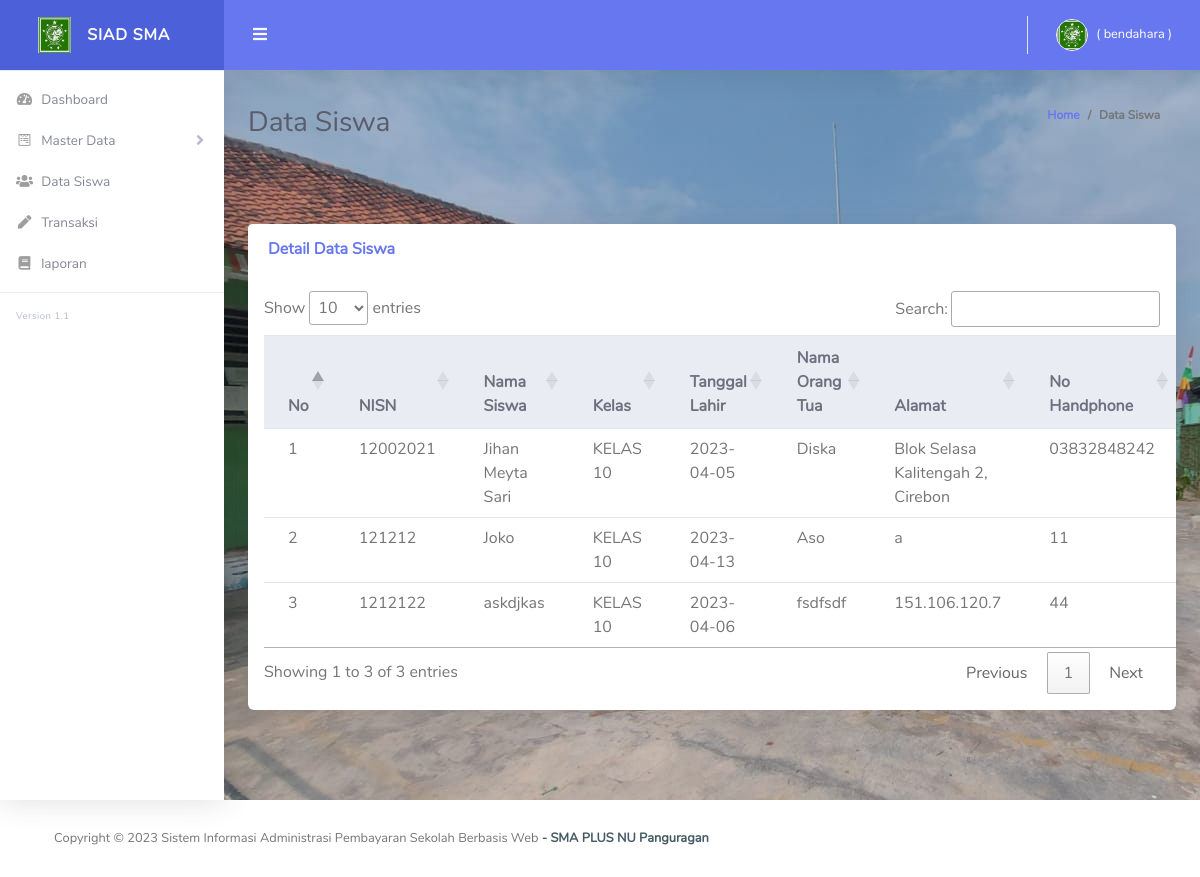
/index.php/siswa, run on the app's committed database.
### tables this page shows
CREATE TABLE `tb_siswa`  (
  `id` int(11) NOT NULL AUTO_INCREMENT,
  `nisn` varchar(100) NOT NULL,
  `password` varchar(100) NOT NULL,
  `nama` varchar(225) NOT NULL,
  `nama_kelas` varchar(100) NOT NULL,
  `tanggal_lahir` date NULL DEFAULT NULL,
  `nama_orangtua` varchar(100) NOT NULL,
  `alamat` varchar(100) NOT NULL,
  `no_hp` varchar(100) NOT NULL,
  `tahun_ajaran` varchar(100) NOT NULL,
  `status` varchar(100) NOT NULL,
  PRIMARY KEY (`id`) USING BTREE,
  UNIQUE INDEX `nisn`(`nisn`) USING BTREE
);

### application/controllers/Siswa.php (called while the page is built, shortened)
<?php
class Siswa extends CI_Controller {
    public function __construct()
    {
        $this->load->model('Siswa_model');
        $this->load->model('Kelas_model');
        $this->load->model('Periode_model');
        $this->load->model('M_global_model');
    }
    public function index()
    {
        $data['title']  = 'SIAD SMA Pangurugan';
        $judul['judul'] = 'Data Siswa';
        $queryAllKel = $this->Kelas_model->ambildatakelas();
        $Tampil = array('queryKel' => $queryAllKel);
        $queryAllSis = $this->Siswa_model->ambildatasiswa();
        $DATA2 = array('querySis' => $queryAllSis);
        $queryAllPeriode = $this->Periode_model->ambildataperiode();
        $DATA3 = array('queryPeriode' => $queryAllPeriode);
        $DATA4 = $judul +$Tampil +$DATA2 + $DATA3;
		$this->load->view('template/header',$data);
		$this->load->view('template/sidebar');
        $this->load->view('template/topbar');
        $this->load->view('admin/siswa',$DATA4);
        $this->load->view('template/footer');
    }
}

### index.php (called while the page is built, shortened)
<?php
require_once BASEPATH.'core/CodeIgniter.php';

### application/models/Siswa_model.php (called while the page is built, shortened)
<?php
class Siswa_model extends CI_Model
{
    function ambildatasiswa()
    {
      $query = $this->db->get('tb_siswa');
      return $query->result();
    }
}

### application/views/admin/siswa.php (the view, shortened to what this page needs)
<div class="container-fluid" id="container-wrapper">
  <div class="d-sm-flex align-items-center justify-content-between mb-4">
    <h1 class="h3 mb-0 text-gray-800"><?= $judul;?></h1>
    <ol class="breadcrumb">
      <li class="breadcrumb-item"><a href="./">Home</a></li>
      <li class="breadcrumb-item active" aria-current="page"><?= $judul;?></li>
    </ol>
  </div>
      <br>
      <br>
  <div class="card mb-4">
  <div class="card-header py-3 d-flex flex-row align-items-center justify-content-between">
          <h6 class="m-0 font-weight-bold text-primary">Detail Data Siswa</h6>
        </div>
        <div class="table-responsive p-3">
          <table class="table align-items-center table-flush" id="dataTable">
            <thead class="thead-light">
              <tr>
                <th>No</th>
                <th>NISN</th>
                <th>Nama Siswa</th>
                <th>Kelas</th>
                <th>Tanggal Lahir</th>
                <th>Nama Orang Tua</th>
                <th>Alamat</th>
                <th>No Handphone</th>
              </tr>
            </thead>
            <tbody>
                <?php
                $no = 0;
                foreach ($querySis as $value) {
                    $no++
                ?>
              <tr>
                <td><?php echo $no; ?></td>
                <td><?php echo $value->nisn; ?></td>
                <td><?php echo $value->nama; ?></td>
                <td><?php echo $value->nama_kelas; ?></td>
                <td><?php echo $value->tanggal_lahir; ?></td>
                <td><?php echo $value->nama_orangtua; ?></td>
                <td><?php echo $value->alamat; ?></td>
                <td><?php echo $value->no_hp; ?></td>
            </tr>
            <?php
             }
        ?>
                </tbody>
          </table>
            </div>
            </div></div>
            </div>
            </div>

### data on the page
tb_siswa: nisn "12002021", nama "Jihan Meyta Sari", nama_kelas "KELAS 10", tanggal_lahir "2023-04-05", nama_orangtua "Diska", alamat "Blok Selasa Kalitengah 2, Cirebon", no_hp "03832848242"
tb_siswa: nisn "121212", nama "Joko", nama_kelas "KELAS 10", tanggal_lahir "2023-04-13", nama_orangtua "Aso", alamat "a", no_hp "11"
tb_siswa: nisn "1212122", nama "askdjkas", nama_kelas "KELAS 10", tanggal_lahir "2023-04-06", nama_orangtua "fsdfsdf", alamat "151.106.120.7", no_hp "44"

### other printed values
$roleName "bendahara"
$judul "Data Siswa"
